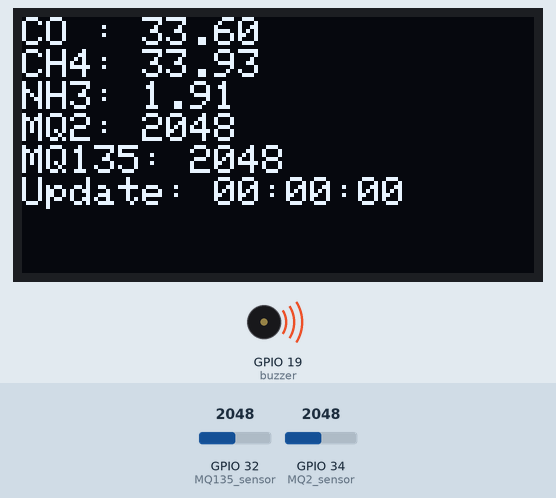
Recording of a sketch running on a simulated ESP32. Parts: 128×64 one-colour display, buzzer (waves = sounding, pin HIGH). The inputs (shaded band) are chosen by the test bench; at power-on: GPIO 32 (MQ135_sensor) = 2048, GPIO 34 (MQ2_sensor) = 2048. WiFi joins after 1.5 s; servers stay silent unless stated; what the sketch prints to the serial monitor is not drawn.

Above: at 6.7 s.
6.8 s: GPIO 32 (MQ135_sensor) set to 2127
At 8.2 s:
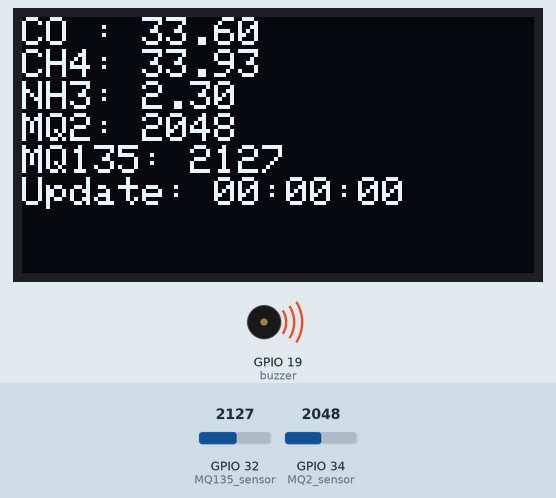
9.3 s: GPIO 34 (MQ2_sensor) set to 4038
At 10.9 s:
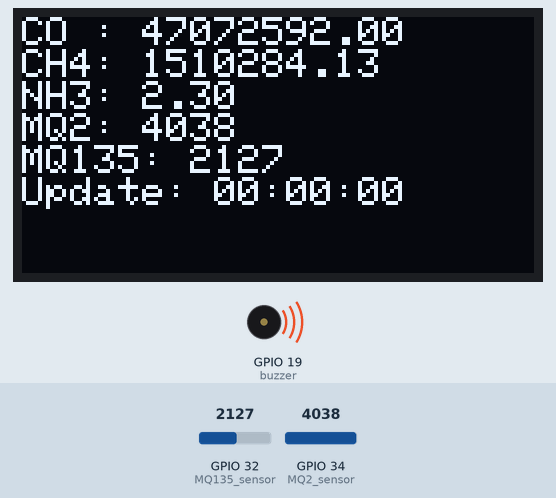
11.3 s: GPIO 34 (MQ2_sensor) set to 4081
At 12.4 s:
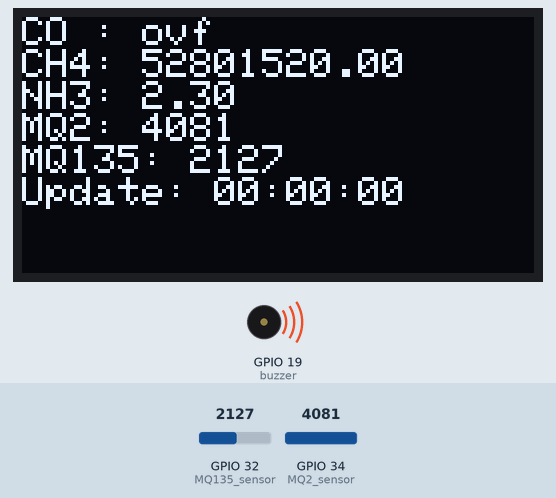
13.3 s: GPIO 32 (MQ135_sensor) set to 2047
At 14.6 s:
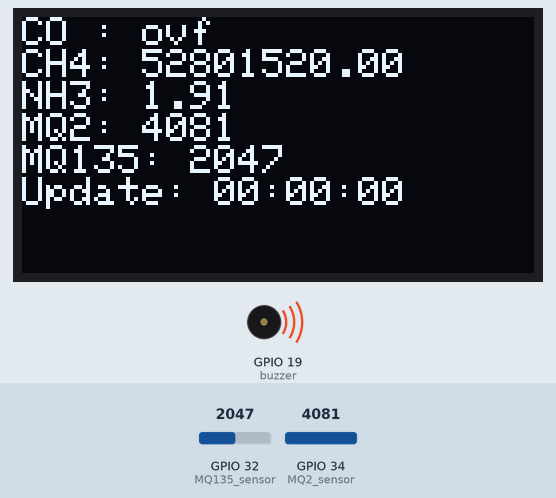
16.3 s: GPIO 34 (MQ2_sensor) set to 4095
At 17.5 s:
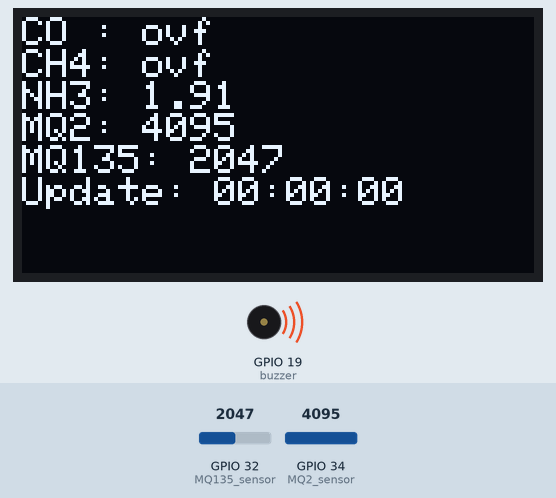
19.3 s: GPIO 32 (MQ135_sensor) set to 1228
At 20.6 s:
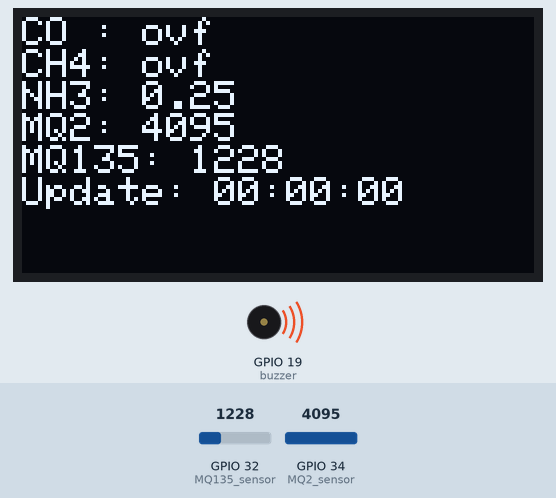
Timing chart, 0 to 23.3 s (numbered marks = the images above; inputs shaded):
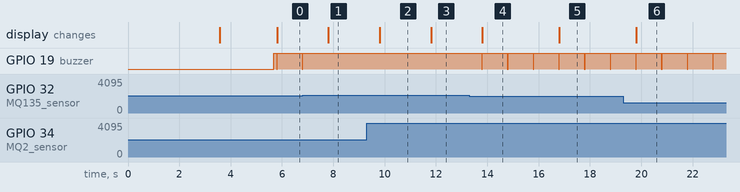

Measured:
- the behaviour switches between 4080 and 4081 on GPIO 34 (MQ2_sensor) (found by bisection; images 2 and 3)
- after the input at 6.8 s, GPIO 19 (buzzer): goes on until 6.8 s, then stays HIGH; the display: changes after 1.0 s (image 1)
- after the input at 9.3 s, the display: changes after 0.51 s (image 2)
- after the input at 11.3 s, the display: changes after 0.51 s (image 3)
- after the input at 13.3 s, GPIO 19 (buzzer): alternates HIGH for 0.97 s and LOW for 0.03 s, starting after 0.49 s; the display: first differs from a run without the input after 0.51 s (image 4)
- after the input at 16.3 s, the display: first differs from a run without the input after 0.51 s (image 5)
- after the input at 19.3 s, the display: first differs from a run without the input after 0.51 s (image 6)

The sketch:

ESP32-GAS-Sensor.ino
```cpp
#include <Wire.h>                    // Untuk komunikasi I2C
#include <Adafruit_GFX.h>            // Library grafis untuk OLED
#include <Adafruit_SSD1306.h>        // Library khusus untuk OLED SSD1306
#include <WiFi.h>                    // Untuk koneksi WiFi ESP32
#include <HTTPClient.h>              // Untuk komunikasi HTTP (kirim ke ThingSpeak)

// Konfigurasi ukuran layar OLED
#define SCREEN_WIDTH 128
#define SCREEN_HEIGHT 64
Adafruit_SSD1306 display(SCREEN_WIDTH, SCREEN_HEIGHT, &Wire, -1);

// Nilai resistansi beban dan resistansi sensor di udara bersih
#define RL 10
#define Ro_CO 2.4       // Nilai resistansi sensor MQ2 untuk gas CO di udara bersih
#define Ro_CH4 2.6      // Nilai resistansi sensor MQ2 untuk gas CH4 (metana)
#define Ro_NH3 1.88     // Nilai resistansi sensor MQ135 untuk gas NH3 (amonia)

// Konstanta regresi dari datasheet sensor gas
#define aco -0.301
#define bco 1.079
#define ach4 -0.398
#define bch4 1.194
#define m -0.417
#define b 0.843

// Variabel untuk menyimpan nilai perhitungan sensor
float VRL, Rs, ratio;
float co, ch4, nh3;
int raw_mq2, raw_mq135;

#define buzzer 19                    // Pin buzzer sebagai alarm

// Pin sensor gas analog
const int MQ2_sensor = 34;
const int MQ135_sensor = 32;
const int numReadings = 10;         // Jumlah pengambilan sampel untuk perataan nilai

// Konfigurasi WiFi dan server ThingSpeak
const char* ssid = "sigid";
const char* password = "12345678";
const char* apiKey = "KGADI7AJD27XWE35"; // API Key dari ThingSpeak
const char* server = "api.thingspeak.com";

// Variabel interval pengiriman dan pembacaan sensor
unsigned long previousMillis = 0;
const long sendInterval = 120000; // 2 menit
unsigned long lastReadTime = 0;
const long readInterval = 1000;   // 1 detik

String lastSendTimeFormatted = "00:00:00"; // Menyimpan waktu terakhir pengiriman data

void setup() {
  Serial.begin(115200);
  pinMode(MQ2_sensor, INPUT);
  pinMode(MQ135_sensor, INPUT);
  pinMode(buzzer, OUTPUT);

  // Inisialisasi OLED
  display.begin(SSD1306_SWITCHCAPVCC, 0x3C);
  display.clearDisplay();
  display.setTextSize(2);
  display.setTextColor(SSD1306_WHITE);
  display.setCursor(0, 20);
  display.println("Booting...");
  display.display();
  delay(2000);
  display.clearDisplay();

  // Koneksi WiFi
  WiFi.begin(ssid, password);
  Serial.print("Connecting to WiFi");
  while (WiFi.status() != WL_CONNECTED) {
    delay(500);
    Serial.print(".");
  }
  Serial.println("Connected to Wi-Fi!");
  display.setCursor(0, 20);
  display.setTextSize(1);
  display.println("Connected to WiFi");
  display.display();
  delay(2000);
}

void loop() {
  unsigned long currentMillis = millis();

  // Baca sensor setiap 1 detik
  if (currentMillis - lastReadTime >= readInterval) {
    lastReadTime = currentMillis;
    readAndCalculateMQ2();       // Baca MQ2 dan hitung CO, CH4
    readAndCalculateMQ135();     // Baca MQ135 dan hitung NH3
    displayValues();             // Tampilkan data di OLED
  }

  // Kirim data ke ThingSpeak setiap 2 menit
  if (currentMillis - previousMillis >= sendInterval) {
    previousMillis = currentMillis;
    sendDataToThingSpeak(co, ch4, nh3, raw_mq2, raw_mq135);
  }

  // Nyalakan buzzer jika konsentrasi gas berbahaya
  if (ch4 > 10 || co > 10 || nh3 > 3) {
    digitalWrite(buzzer, HIGH);
  } else {
    digitalWrite(buzzer, LOW);
  }
}

// Fungsi untuk mengirim data ke ThingSpeak via HTTP GET
void sendDataToThingSpeak(float co, float ch4, float nh3, int raw_mq2, int raw_mq135) {
  if (WiFi.status() == WL_CONNECTED) {
    HTTPClient http;
    String url = String("http://") + server + "/update?api_key=" + apiKey +
                 "&field1=" + String(co) +
                 "&field2=" + String(ch4) +
                 "&field3=" + String(nh3) +
                 "&field4=" + String(raw_mq2) +
                 "&field5=" + String(raw_mq135);

    http.begin(url);
    int httpResponseCode = http.GET();

    if (httpResponseCode > 0) {
      String payload = http.getString();
      Serial.println(httpResponseCode);
      Serial.println(payload);

      // Format jam pengiriman terakhir
      unsigned long t = millis() / 1000;
      int hours = t / 3600;
      int minutes = (t % 3600) / 60;
      int seconds = t % 60;
      char timeBuffer[9];
      sprintf(timeBuffer, "%02d:%02d:%02d", hours, minutes, seconds);
      lastSendTimeFormatted = String(timeBuffer);

      display.setCursor(100, 0);
      display.setTextSize(1);
      display.setTextColor(SSD1306_WHITE);
      display.print("OK");
      display.display();
    } else {
      Serial.print("Error on sending: ");
      Serial.println(httpResponseCode);
      display.setCursor(100, 0);
      display.setTextSize(1);
      display.setTextColor(SSD1306_WHITE);
      display.print("FAIL");
      display.display();
    }
    http.end();
  } else {
    Serial.println("WiFi Disconnected");
    display.setCursor(100, 0);
    display.setTextSize(1);
    display.setTextColor(SSD1306_WHITE);
    display.print("NO-WiFi");
    display.display();
  }
}

// Menampilkan hasil sensor ke layar OLED
void displayValues() {
  display.clearDisplay();
  display.setCursor(0, 0);
  display.setTextSize(1);
  display.print("CO : "); display.println(co, 2);
  display.print("CH4: "); display.println(ch4, 2);
  display.print("NH3: "); display.println(nh3, 2);
  display.print("MQ2: "); display.println(raw_mq2);
  display.print("MQ135: "); display.println(raw_mq135);
  display.print("Update: ");
  display.println(lastSendTimeFormatted);
  display.display();
}

// Fungsi untuk membaca dan menghitung gas dari sensor MQ2
void readAndCalculateMQ2() {
  int totalValue = 0;
  for (int i = 0; i < numReadings; i++) {
    totalValue += analogRead(MQ2_sensor);
    delay(10);
  }
  raw_mq2 = totalValue / numReadings;
  Serial.print("MQ2 Raw Value: ");
  Serial.println(raw_mq2);

  VRL = raw_mq2 * (3.3 / 4095.0);         // Konversi ADC ke voltase
  if (VRL > 0) {
    Rs = ((3.3 * RL) / VRL) - RL;         // Hitung resistansi sensor

    float ratio_co = Rs / Ro_CO;         // Rasio untuk gas CO
    float ratio_ch4 = Rs / Ro_CH4;       // Rasio untuk gas CH4

    co = (ratio_co > 0) ? pow(10, (log10(ratio_co) - bco) / aco) : 0;
    ch4 = (ratio_ch4 > 0) ? pow(10, (log10(ratio_ch4) - bch4) / ach4) : 0;
  } else {
    co = 0;
    ch4 = 0;
  }

  // Kondisi darurat untuk buzzer (opsional, sudah dicek di loop)
  if (co > 10 || ch4 > 10) {
    digitalWrite(buzzer, HIGH);
  } else {
    digitalWrite(buzzer, LOW);
  }
}

// Fungsi untuk membaca dan menghitung gas dari sensor MQ135
void readAndCalculateMQ135() {
  int totalValue = 0;
  for (int i = 0; i < numReadings; i++) {
    totalValue += analogRead(MQ135_sensor);
    delay(10);
  }
  raw_mq135 = totalValue / numReadings;
  Serial.print("MQ135 Raw Value: ");
  Serial.println(raw_mq135);

  VRL = raw_mq135 * (3.3 / 4095.0);
  if (VRL > 0) {
    Rs = ((3.3 * RL) / VRL) - RL;
    ratio = Rs / Ro_NH3;
    nh3 = (ratio > 0) ? pow(10, (log10(ratio) - b) / m) : 0;
  } else {
    nh3 = 0;
  }

  // Kondisi darurat untuk buzzer (opsional)
  if (nh3 > 2) {
    digitalWrite(buzzer, HIGH);
  } else {
    digitalWrite(buzzer, LOW);
  }
}
```
